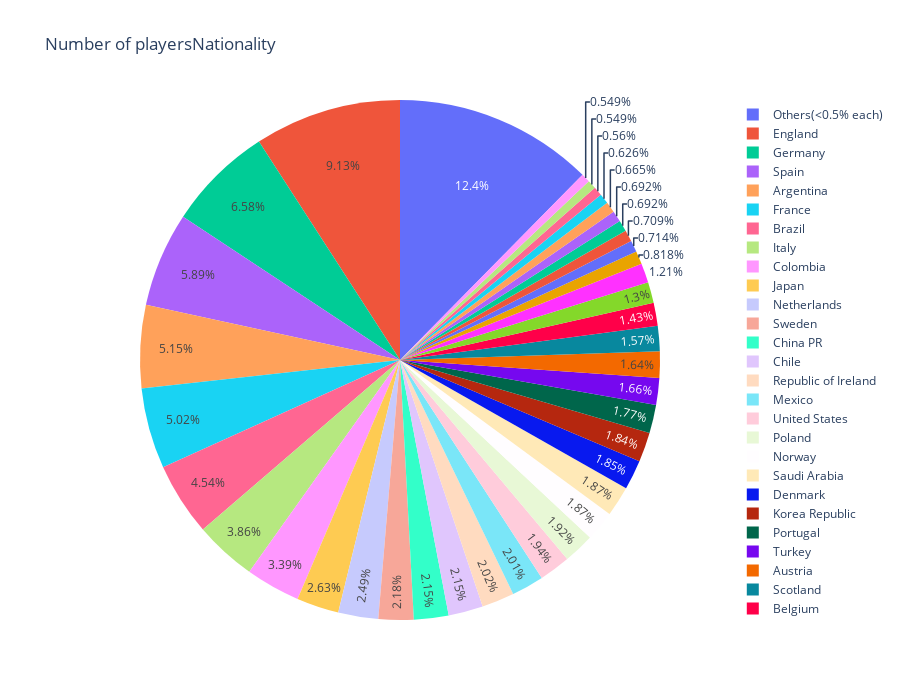
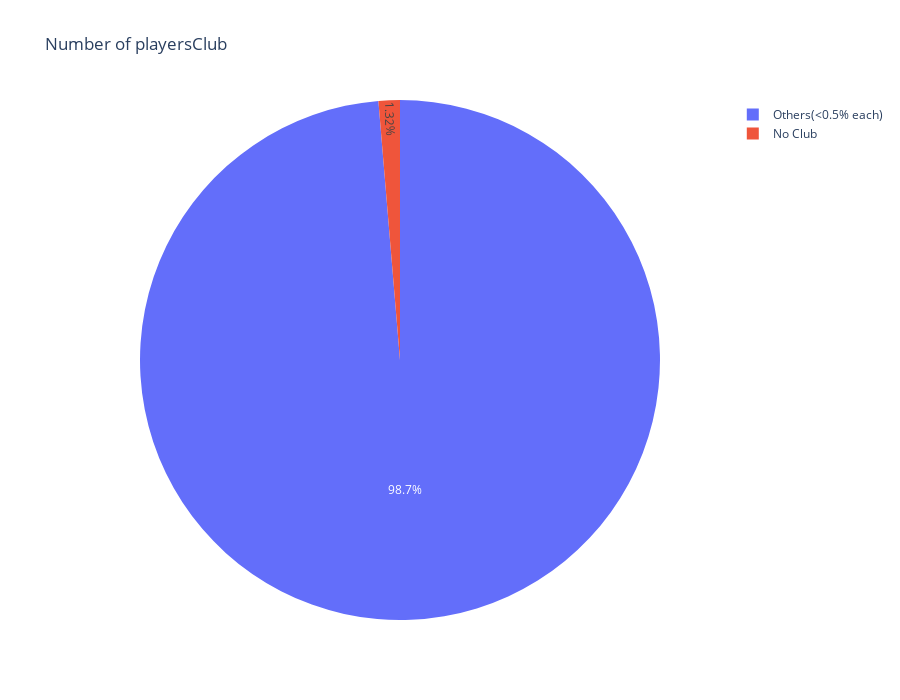
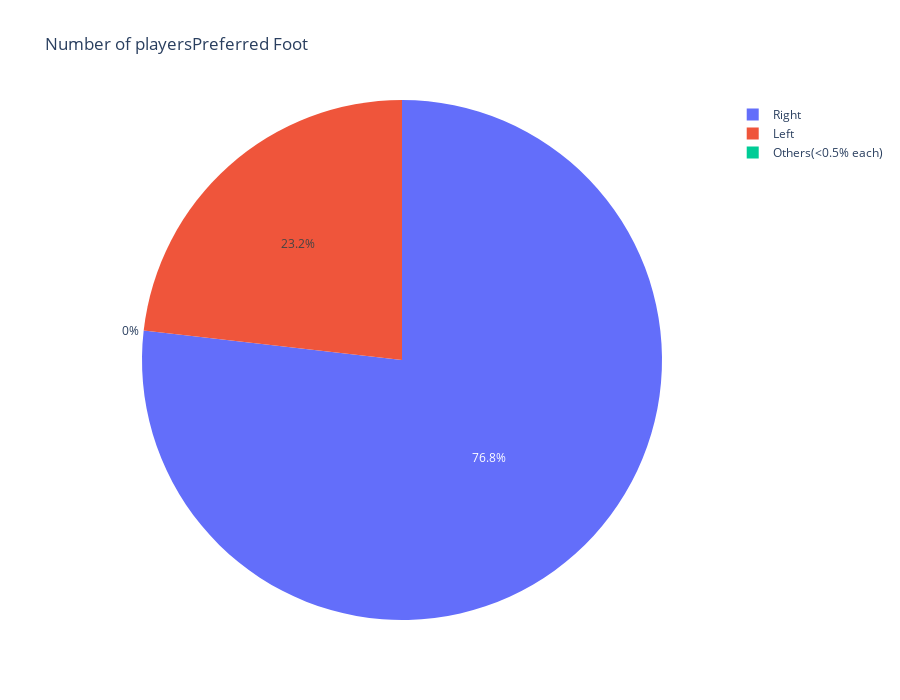
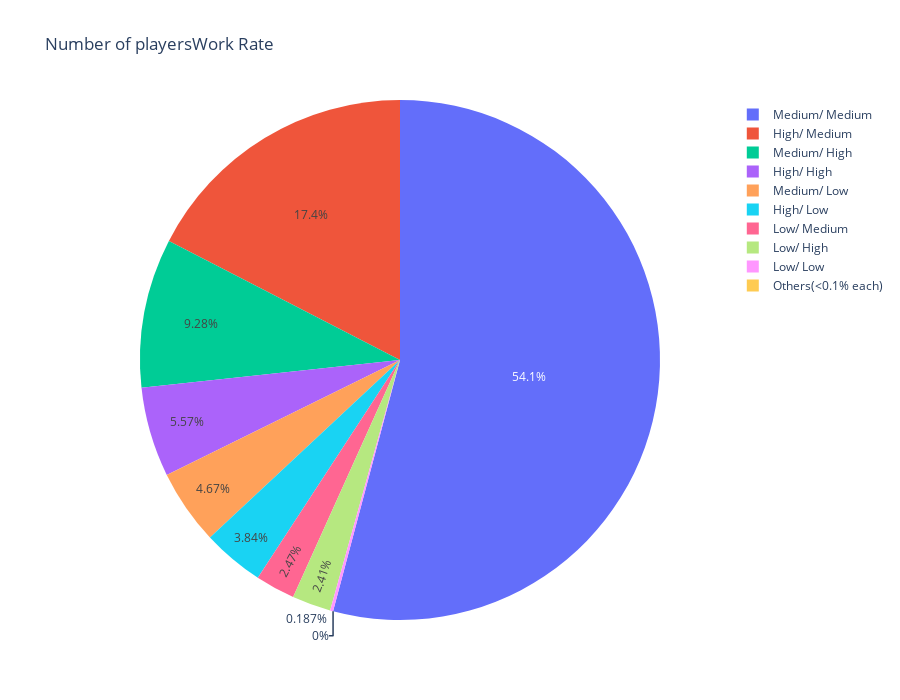

Notebook cell for these charts, in order:
### Code cell
# Number of players for each categorical varibale

def pie_chart(data, field="Nationality", percent_limit=0.5, title="Number of players"):
    title +=field
    data=data[field].value_counts().to_frame()
    total=data[field].sum()
    data["percentage"]=100*data[field]/total
    percent_limit=percent_limit
    otherdata=data[data['percentage']<percent_limit]
    others=otherdata['percentage'].sum()
    maindata=data[data['percentage']>=percent_limit]
    
    data=maindata
    other_label="Others(<" + str(percent_limit) + "% each)"
    data.loc[other_label]=pd.Series({field:otherdata[field].sum()}) # Series
    
    labels = data.index.tolist()
    datavals=data[field].tolist()
    
    trace = go.Pie(labels = labels, values=datavals) # Pie
    layout=go.Layout(title=title, height=700)
    fig=go.Figure(data=[trace], layout=layout)
    fig.show()
    
pie_chart(football, "Nationality")
pie_chart(football, "Club")
pie_chart(football, "Preferred Foot")
pie_chart(football, "Work Rate", 0.1)
pie_chart(football, "Body Type", 0.1)
pie_chart(football, "Position", 0.1)

### Figure 1 — Plotly figure (JSON) as saved in the notebook; plotly's stock layout.template omitted (floating-point values rounded to 4 significant figures)
{"data": [{"labels": ["England", "Germany", "Spain", "Argentina", "France", "Brazil", "Italy", "Colombia", "Japan", "Netherlands", "Sweden", "China PR", "Chile", "Republic of Ireland", "Mexico", "United States", "Poland", "Norway", "Saudi Arabia", "Denmark", "Korea Republic", "Portugal", "Turkey", "Austria", "Scotland", "Belgium", "Australia", "Switzerland", "Uruguay", "Senegal", "Wales", "Croatia", "Serbia", "Nigeria", "Ghana", "Greece", "Czech Republic", "Ivory Coast", "Others(<0.5% each)"], "type": "pie", "values": [1662, 1198, 1072, 937, 914, 827, 702, 618, 478, 453, 397, 392, 391, 368, 366, 353, 350, 341, 340, 336, 335, 322, 303, 298, 286, 260, 236, 220, 149, 130, 129, 126, 126, 121, 114, 102, 100, 100, 2255]}], "layout": {"height": 700, "title": {"text": "Number of playersNationality"}}}

### Figure 2 — Plotly figure (JSON) as saved in the notebook; plotly's stock layout.template omitted (floating-point values rounded to 4 significant figures)
{"data": [{"labels": ["No Club", "Others(<0.5% each)"], "type": "pie", "values": [241, 17966]}], "layout": {"height": 700, "title": {"text": "Number of playersClub"}}}

### Figure 3 — Plotly figure (JSON) as saved in the notebook; plotly's stock layout.template omitted (floating-point values rounded to 4 significant figures)
{"data": [{"labels": ["Right", "Left", "Others(<0.5% each)"], "type": "pie", "values": [13948, 4211, 0]}], "layout": {"height": 700, "title": {"text": "Number of playersPreferred Foot"}}}

### Figure 4 — Plotly figure (JSON) as saved in the notebook; plotly's stock layout.template omitted (floating-point values rounded to 4 significant figures)
{"data": [{"labels": ["Medium/ Medium", "High/ Medium", "Medium/ High", "High/ High", "Medium/ Low", "High/ Low", "Low/ Medium", "Low/ High", "Low/ Low", "Others(<0.1% each)"], "type": "pie", "values": [9858, 3173, 1690, 1015, 850, 699, 449, 439, 34, 0]}], "layout": {"height": 700, "title": {"text": "Number of playersWork Rate"}}}
